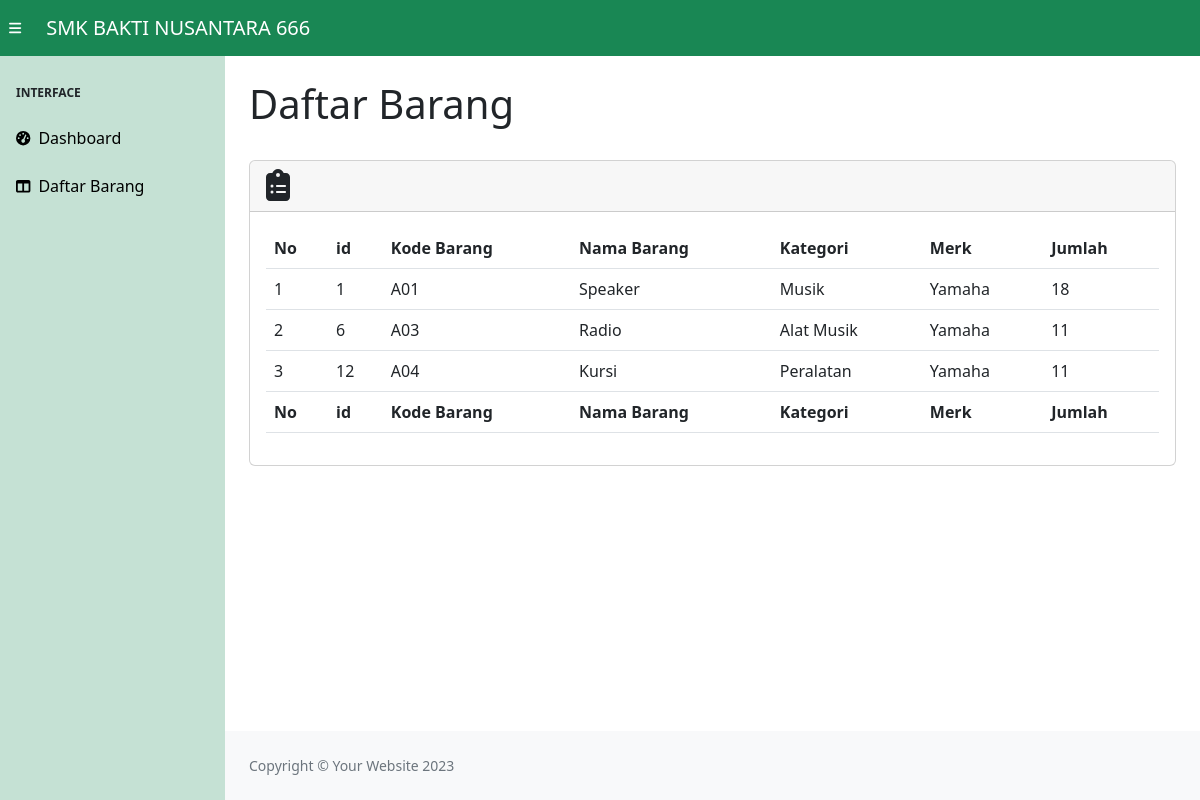
The app's page /sts_peminjaman/barang_user.php with its own data.
### tables this page shows
CREATE TABLE `barang` (
  `id_barang` int(11) NOT NULL,
  `kode_barang` varchar(255) DEFAULT NULL,
  `nama_barang` varchar(255) DEFAULT NULL,
  `kategori` varchar(255) DEFAULT NULL,
  `merk` varchar(255) DEFAULT NULL,
  `jumlah` int(11) DEFAULT NULL
);

### sts_peminjaman/database.php (called while the page is built, shortened)
<?php
$connect=mysqli_connect("localhost", "root", "", "projek_peminjaman") or die("Failed to connect to MYSQL: " . mysqli_error($connect));
function query($kueri)
{
    global $connect;
    $result=mysqli_query($connect, $kueri);
    $rows=[];
    while($row = mysqli_fetch_assoc($result))
    {
        $rows[] = $row;
    }
    return $rows;
}
?>

### sts_peminjaman/barang_user.php (the view, shortened to what this page needs)
<?php
require_once("database.php");
$tampil = query("select * from barang");
?>
<!DOCTYPE html>
<html lang="en">
    <head>
        <link rel="stylesheet" href="https://cdn.jsdelivr.net/npm/bootstrap-icons@1.11.3/font/bootstrap-icons.min.css">
        <link href="https://cdn.jsdelivr.net/npm/simple-datatables@7.1.2/dist/style.min.css" rel="stylesheet" />
        <link href="css/styles.css" rel="stylesheet" />
    </head>
    <body class="sb-nav-fixed">
        <nav class="sb-topnav navbar navbar-expand bg-success">
            <button class="btn btn-link btn-sm order-1 order-lg-0 me-4 me-lg-0" id="sidebarToggle" href="#!" style="color: white"><i class="fas fa-bars"></i></button>
            <a class="navbar-brand ps-3" href="#" style="color:white">SMK BAKTI NUSANTARA 666</a>
            <ul class="navbar-nav ms-auto ms-md-0 me-3 me-lg-4" style="padding-left: 1200px;">
            </ul>
        </nav>
        <div id="layoutSidenav">
            <div id="layoutSidenav_nav">
                <nav class="sb-sidenav accordion bg-success bg-opacity-25" id="sidenavAccordion">
                    <div class="sb-sidenav-menu">
                        <div class="nav">
                            <div class="sb-sidenav-menu-heading">Interface</div>
                            <a class="nav-link text-decoration-none" href="home_user.php" style="color: black;">
                                <div class="sb-nav-link-icon"><i class="fas fa-tachometer-alt"></i></div>
                                Dashboard
                            </a>
                            <a class="nav-link" href="data_barang.php" style="color: black;">
                                <div class="sb-nav-link-icon"><i class="fas fa-columns"></i></div>
                                Daftar Barang
                            </a>
                        </div>
                    </div>
                </nav>
            </div>
            <div id="layoutSidenav_content">
            <main>
                    <div class="container-fluid px-4">
                        <h1 class="mt-4">Daftar Barang</h1>
                        <br>
                        <div class="card mb-4">
                            <div class="card-header">
                            <i class="fas fa-clipboard-list fa-2x text-gray-300"></i>
                            </div>
                            <div class="card-body">
                                 <div class="datatable-wrapper datatable-loading no-footer sortable searchable fixed-columns">
                                    <table id="datatablesSimple" class="table">
                                        <thead>
                                            <tr>
                                                <th>No</th>
                                                <th>id</th>
                                                <th>Kode Barang</th>
                                                <th>Nama Barang</th>
                                                <th>Kategori</th>
                                                <th>Merk</th>
                                                <th>Jumlah</th>
                                            </tr>
                                        </thead>
                                        <tfoot>
                                            <tr>
                                                <th>No</th>
                                                <th>id</th>
                                                <th>Kode Barang</th>
                                                <th>Nama Barang</th>
                                                <th>Kategori</th>
                                                <th>Merk</th>
                                                <th>Jumlah</th>
                                            </tr>
                                        </tfoot>
                                        <tbody>
                                        <?php
                                        $no =1;
                                        foreach($tampil as $data): ?>
                                            <tr>
                                                <td><?php echo $no; ?></td>
                                                <td><?php echo"$data[id_barang]";?></td>
                                                <td><?php echo"$data[kode_barang]";?></td>
                                                <td><?php echo"$data[nama_barang]";?></td>
                                                <td><?php echo"$data[kategori]";?></td>
                                                <td><?php echo"$data[merk]";?></td>
                                                <td><?php echo"$data[jumlah]";?></td>
                                            </tr>
                                            <?php
                                            $no++;
                                            endforeach; ?>
                                        </tbody>
                                    </table>
                                </div>
                            </div>
                        </div>
                    </div>
                </main>
                <footer class="py-4 bg-light mt-auto">
                    <div class="container-fluid px-4">
                        <div class="d-flex align-items-center justify-content-between small">
                            <div class="text-muted">Copyright &copy; Your Website 2023</div>
                        </div>
                    </div>
                </footer>
            </div>
        </div>
    </body>
</html>

### records on screen
barang: id_barang "1", kode_barang "A01", nama_barang "Speaker", kategori "Musik", merk "Yamaha", jumlah "18"
barang: id_barang "6", kode_barang "A03", nama_barang "Radio", kategori "Alat Musik", merk "Yamaha", jumlah "11"
barang: id_barang "12", kode_barang "A04", nama_barang "Kursi", kategori "Peralatan", merk "Yamaha", jumlah "11"
